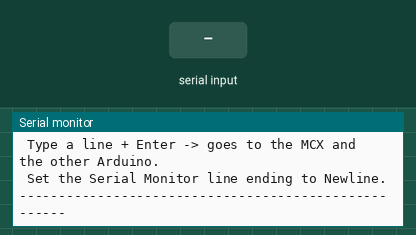
Simulated run of this sketch. Board: Arduino Uno, built with avr-gcc and run on an emulated ATmega328P. Shown: the last lines printed to the serial monitor. The test bench sets the inputs (shaded band).

Above: at 1.2 s.
1.3 s: "1\n" received over Serial
At 1.8 s:
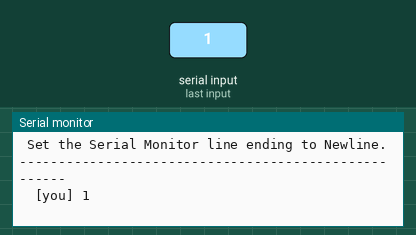
2.8 s: "1\n" received over the second serial link
At 4.0 s:
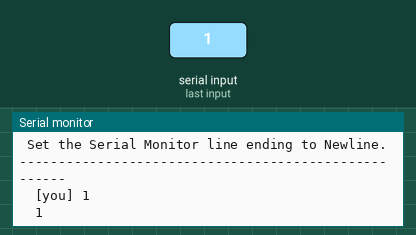
4.3 s: "0\n" received over Serial
At 5.3 s:
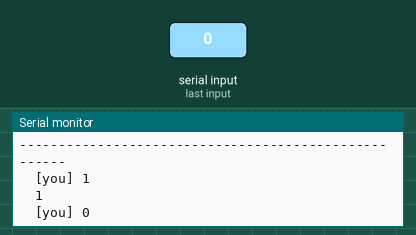
5.8 s: "0\n" received over the second serial link
At 6.4 s:
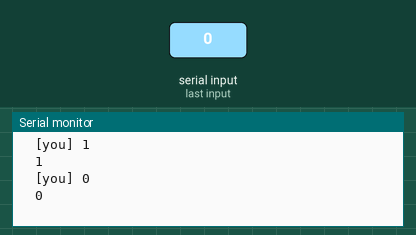

Measured:
- after the input at 1.3 s, the serial monitor: prints a new line at once (image 1)
- after the input at 2.8 s, the serial monitor: prints a new line at once (image 2)
- after the input at 4.3 s, the serial monitor: prints a new line at once (image 3)
- after the input at 5.8 s, the serial monitor: prints a new line at once (image 4)

The sketch:

serial_bridge.ino
```cpp
/*
 * serial_bridge.ino - Arduino node for the three-board serial hub.
 *
 * UPLOAD THIS SAME SKETCH TO BOTH ARDUINOS - it is identical on each.
 * A node's identity comes from which MCX port it is wired to, not from its
 * firmware, so there is no ID to set and no way to get two boards wrong.
 * The MCX tags every relayed message with its source.
 *
 * Type a line here and it reaches the MCX terminal and the other Arduino.
 *
 *   USB Serial (D0/D1)   115200   this Serial Monitor
 *   SoftwareSerial D4/D5  38400   link to the FRDM-MCXA153
 *
 * WIRING - see WIRING_3_BOARDS.svg
 *
 *   Arduino 1                                   Arduino 2
 *   MCX J2 pin 2  (P3_15) -> D4   direct        MCX J2 pin 20 (P1_9) -> D4
 *   MCX J2 pin 4  (P3_14) <- D5   VIA DIVIDER   MCX J2 pin 18 (P1_8) <- D5
 *   MCX J3 pin 12 or 14   <-> GND               same
 *
 * The divider (1 kOhm series + 2 kOhm to GND) on D5 is mandatory on BOTH
 * boards: the Arduino drives 5 V and the MCX pins are not 5 V tolerant.
 *
 * D0/D1 are deliberately left free - they are shared with the USB bootloader,
 * and anything driving them during an upload breaks avrdude.
 */

#include <SoftwareSerial.h>

/* ---- configuration ------------------------------------------------------ */

static const uint8_t  LINK_RX_PIN = 4;      /* <- MCX TX, direct wire       */
static const uint8_t  LINK_TX_PIN = 5;      /* -> MCX RX, THROUGH DIVIDER   */
static const uint32_t LINK_BAUD   = 38400;  /* must match LINK_BAUDRATE     */
static const uint32_t USB_BAUD    = 115200;

static const uint8_t  LINE_MAX    = 96;

/* ---- state -------------------------------------------------------------- */

SoftwareSerial link(LINK_RX_PIN, LINK_TX_PIN);

static char    linkLine[LINE_MAX];
static uint8_t linkLen = 0;

static char    usbLine[LINE_MAX];
static uint8_t usbLen = 0;

/* ---- helpers ------------------------------------------------------------ */

/* Collect bytes into buf until a newline arrives.
 * Returns true once per complete line; the terminator is stripped. */
static bool collectLine(Stream &src, char *buf, uint8_t &len, uint8_t cap)
{
  while (src.available()) {
    char c = (char)src.read();

    if (c == '\n' || c == '\r') {
      if (len == 0) continue;          /* skip blanks and the CRLF tail */
      buf[len] = '\0';
      len = 0;
      return true;
    }

    if (len < cap - 1) {
      buf[len++] = c;
    } else {
      len = 0;                          /* overlong: drop and resync */
    }
  }
  return false;
}

/* ---- sketch ------------------------------------------------------------- */

void setup()
{
  Serial.begin(USB_BAUD);
  link.begin(LINK_BAUD);

  Serial.println();
  Serial.println(F("====================================================="));
  Serial.println(F(" Arduino node  ->  FRDM-MCXA153 hub"));
  Serial.println(F("====================================================="));
  Serial.print(F(" link : SoftwareSerial  RX=D"));
  Serial.print(LINK_RX_PIN);
  Serial.print(F("  TX=D"));
  Serial.print(LINK_TX_PIN);
  Serial.print(F("  @ "));
  Serial.println(LINK_BAUD);
  Serial.println();
  Serial.println(F(" Type a line + Enter -> goes to the MCX and the other Arduino."));
  Serial.println(F(" Set the Serial Monitor line ending to Newline."));
  Serial.println(F("-----------------------------------------------------"));
}

void loop()
{
  /* this Serial Monitor -> MCX hub -> other Arduino */
  if (collectLine(Serial, usbLine, usbLen, LINE_MAX)) {
    link.print(usbLine);
    link.print('\n');
    Serial.print(F("  [you] "));
    Serial.println(usbLine);
  }

  /* hub -> this Serial Monitor. Already tagged [MCX], [ARD1] or [ARD2]. */
  if (collectLine(link, linkLine, linkLen, LINE_MAX)) {
    Serial.print(F("  "));
    Serial.println(linkLine);
  }
}
```
